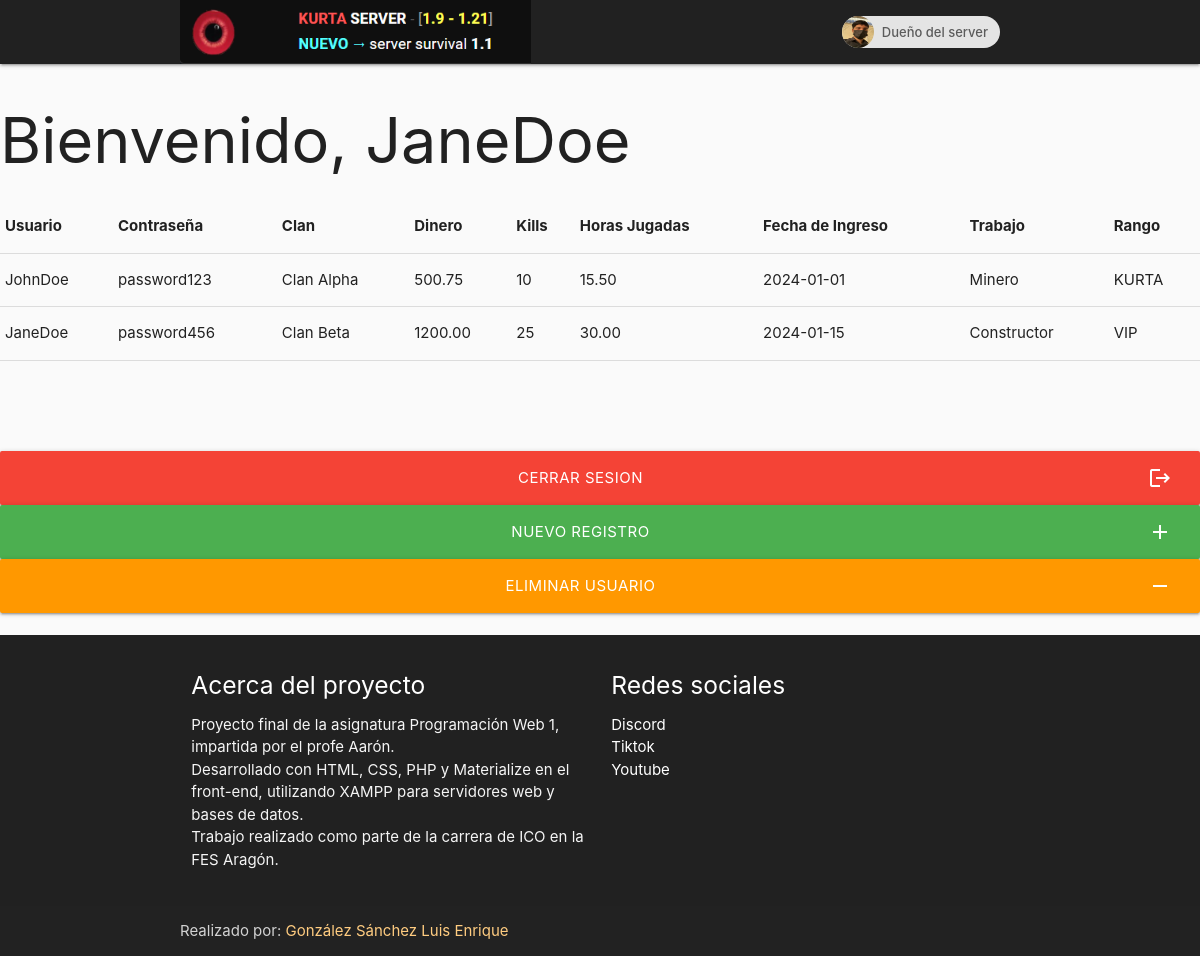
/Principal.php (signed in), run on the app's committed database.
### tables this page shows
CREATE TABLE `usuarios` (
    `id` INT(11) NOT NULL AUTO_INCREMENT,  
    `nombre_usuario` VARCHAR(100) NOT NULL,  
    `password` VARCHAR(100) NOT NULL,  
    `clan` VARCHAR(100) NOT NULL,  
    `dinero` DECIMAL(10, 2) NOT NULL,  
    `kills` INT(10) NOT NULL,  
    `horas_jugadas` DECIMAL(10, 2) NOT NULL,  
    `fecha_ingreso` DATE NOT NULL,  
    `trabajo` ENUM('Minero', 'Cazador', 'Constructor', 'Explorador') NOT NULL,  
    `rango` ENUM('KURTA', 'KURTA OG', 'VIP', 'OWNNER') NOT NULL,  
    PRIMARY KEY (`id`)  
);

### Principal.php (the view, shortened to what this page needs)
<?php include('header.php'); ?>
<?php
$nombre_usuario= $_SESSION['nombre_usuario'];
if(!isset($nombre_usuario)){
        header("location: ./index.php");
}else{
    echo "<h1> Bienvenido, $nombre_usuario </h1> ";
require "./logica/conexion.php";
mysqli_set_charset($conexion,'utf8');
$consulta_sql="SELECT * FROM usuarios";
$resultado = $conexion->query($consulta_sql);
$count = mysqli_num_rows($resultado);
echo "<table border='2' >
    <tr>
        <th>Usuario</th>
        <th>Contraseña</th>
        <th>Clan</th>
        <th>Dinero</th>
        <th>Kills</th>
        <th>Horas Jugadas</th>
        <th>Fecha de Ingreso</th>
        <th>Trabajo</th>
        <th>Rango</th>
    </tr>";
if ( $count>0 ){
    while( $row = mysqli_fetch_assoc($resultado)  ){
     echo "<tr>";
     echo"<td>". $row['nombre_usuario'] ."</td>";
     echo"<td>". $row['password'] ."</td>";
     echo"<td>". $row['clan'] ."</td>";
     echo"<td>". $row['dinero'] ."</td>";
     echo"<td>". $row['kills'] ."</td>";
     echo"<td>". $row['horas_jugadas'] ."</td>";
     echo"<td>". $row['fecha_ingreso'] ."</td>";
     echo"<td>". $row['trabajo'] ."</td>";
     echo"<td>". $row['rango'] ."</td>";
     echo "</tr>";
    }
    echo "</table>";
    echo "<br><br><br><br>";
}else{
    echo " <h1 style='color:red' >Sin Ningun registro</h1>";
 }
    echo "<a href='logica/salir.php' class='btn-large waves-effect waves-light red'>CERRAR SESION <i class='material-icons right'>logout</i></a>";
    echo "<a href='Registro.php' class='btn-large waves-effect waves-light green'>Nuevo registro <i class='material-icons right'>add</i></a>";
    echo "<a href='EliminarUsuario.php' class='btn-large waves-effect waves-light orange'>Eliminar usuario <i class='material-icons right'>remove</i></a>";
    echo "<br>";
}
?>
<?php include('footer.php'); ?>

### css/style.css (style rules this page uses)
body { display: flex; min-height: 100vh; flex-direction: column; }
body { display: flex; flex-direction: column; min-height: 100vh; }

### data on the page
usuarios: nombre_usuario "JohnDoe", password "password123", clan "Clan Alpha", dinero "500.75", kills "10", horas_jugadas "15.50", fecha_ingreso "2024-01-01", trabajo "Minero", rango "KURTA"
usuarios: nombre_usuario "JaneDoe", password "password456", clan "Clan Beta", dinero "1200.00", kills "25", horas_jugadas "30.00", fecha_ingreso "2024-01-15", trabajo "Constructor", rango "VIP"

### other printed values
$nombre_usuario "JaneDoe"
